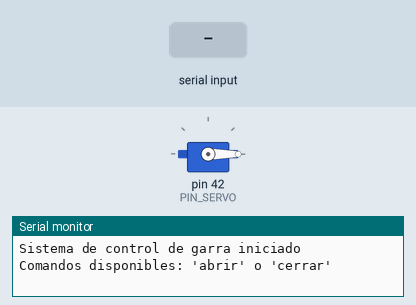
A sketch run on a simulated Arduino Mega 2560, built with avr-gcc and run on an emulated ATmega2560. Shown: servo, the last lines printed to the serial monitor. The test bench sets the inputs (shaded band).

Above: at 1.2 s.
1.3 s: "abrir\n" received over Serial
At 1.77 s:
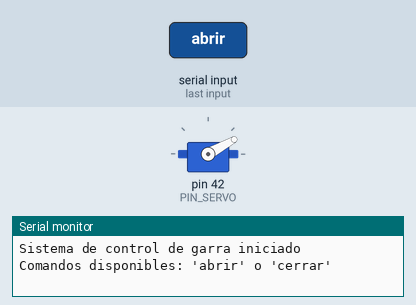
At 3.4 s:
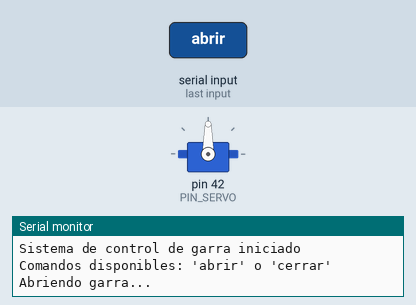
5.8 s: "cerrar\n" received over Serial
At 6.27 s:
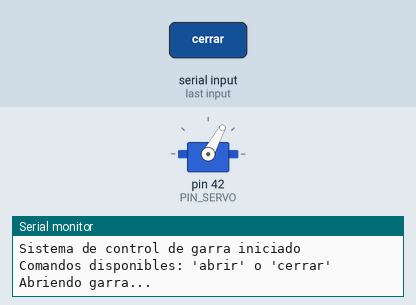
Timing chart, 0 to 8.8 s (numbered marks = the images above; inputs shaded):
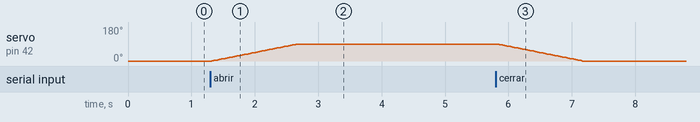

Measured:
- after the input at 1.3 s, servo on pin 42 (PIN_SERVO): moves from 0° to 90° over 1.3 s, starting at once
- after the input at 5.8 s, servo on pin 42 (PIN_SERVO): moves from 90° to 0° over 1.3 s, starting at once

The sketch:

PruebaGarraServo.ino
```cpp
#include <Servo.h>

// Crear objeto Servo
Servo servoGarra;

// Definir constantes
const int PIN_SERVO = 42;        // Pin donde está conectado el servo
const int ANGULO_ABIERTO = 90; // Ángulo para abrir la garra (ajustar según necesidad)
const int ANGULO_CERRADO = 0;   // Ángulo para cerrar la garra (ajustar según necesidad)
const int VELOCIDAD_SERVO = 1; // Velocidad de movimiento del servo (menor = más lento)

// Variables globales
String comandoSerial = "";      // Almacena el comando recibido
bool comandoCompleto = false;   // Indica si se recibió un comando completo

void setup() {
  // Inicializar comunicación serial a 9600 baudios
  Serial.begin(9600);

  // Conectar el servo al pin definido
  servoGarra.attach(PIN_SERVO);

  // Mover el servo a la posición inicial (cerrado)
  servoGarra.write(ANGULO_CERRADO);

  // Mensaje de inicio
  Serial.println("Sistema de control de garra iniciado");
  Serial.println("Comandos disponibles: 'abrir' o 'cerrar'");
}

void loop() {
  // Leer comando del puerto serial
  while (Serial.available() > 0) {
    char caracterRecibido = Serial.read();

    // Si el caracter es un salto de línea, el comando está completo
    if (caracterRecibido == '\n') {
      comandoCompleto = true;
    } else {
      // Agregar el caracter al comando
      comandoSerial += caracterRecibido;
    }
  }

  // Procesar el comando si está completo
  if (comandoCompleto) {
    // Eliminar espacios en blanco al inicio y final
    comandoSerial.trim();

    // Convertir a minúsculas para hacer la comparación más flexible
    comandoSerial.toLowerCase();

    // Ejecutar el comando correspondiente
    if (comandoSerial == "abrir") {
      moverGarra(ANGULO_ABIERTO);
      Serial.println("Abriendo garra...");
    }
    else if (comandoSerial == "cerrar") {
      moverGarra(ANGULO_CERRADO);
      Serial.println("Cerrando garra...");
    }
    else {
      Serial.println("Comando no reconocido. Use 'abrir' o 'cerrar'");
    }

    // Limpiar el comando para la siguiente lectura
    comandoSerial = "";
    comandoCompleto = false;
  }
}

// Función para mover la garra de manera suave
void moverGarra(int anguloObjetivo) {
  int anguloActual = servoGarra.read();

  // Determinar dirección del movimiento
  if (anguloActual < anguloObjetivo) {
    // Mover hacia la posición objetivo incrementando el ángulo
    for (int angulo = anguloActual; angulo <= anguloObjetivo; angulo += VELOCIDAD_SERVO) {
      servoGarra.write(angulo);
      delay(15); // Pequeña pausa para movimiento suave
    }
  } else {
    // Mover hacia la posición objetivo decrementando el ángulo
    for (int angulo = anguloActual; angulo >= anguloObjetivo; angulo -= VELOCIDAD_SERVO) {
      servoGarra.write(angulo);
      delay(15); // Pequeña pausa para movimiento suave
    }
  }

  // Asegurar que llegue exactamente al ángulo objetivo
  servoGarra.write(anguloObjetivo);
}
```
